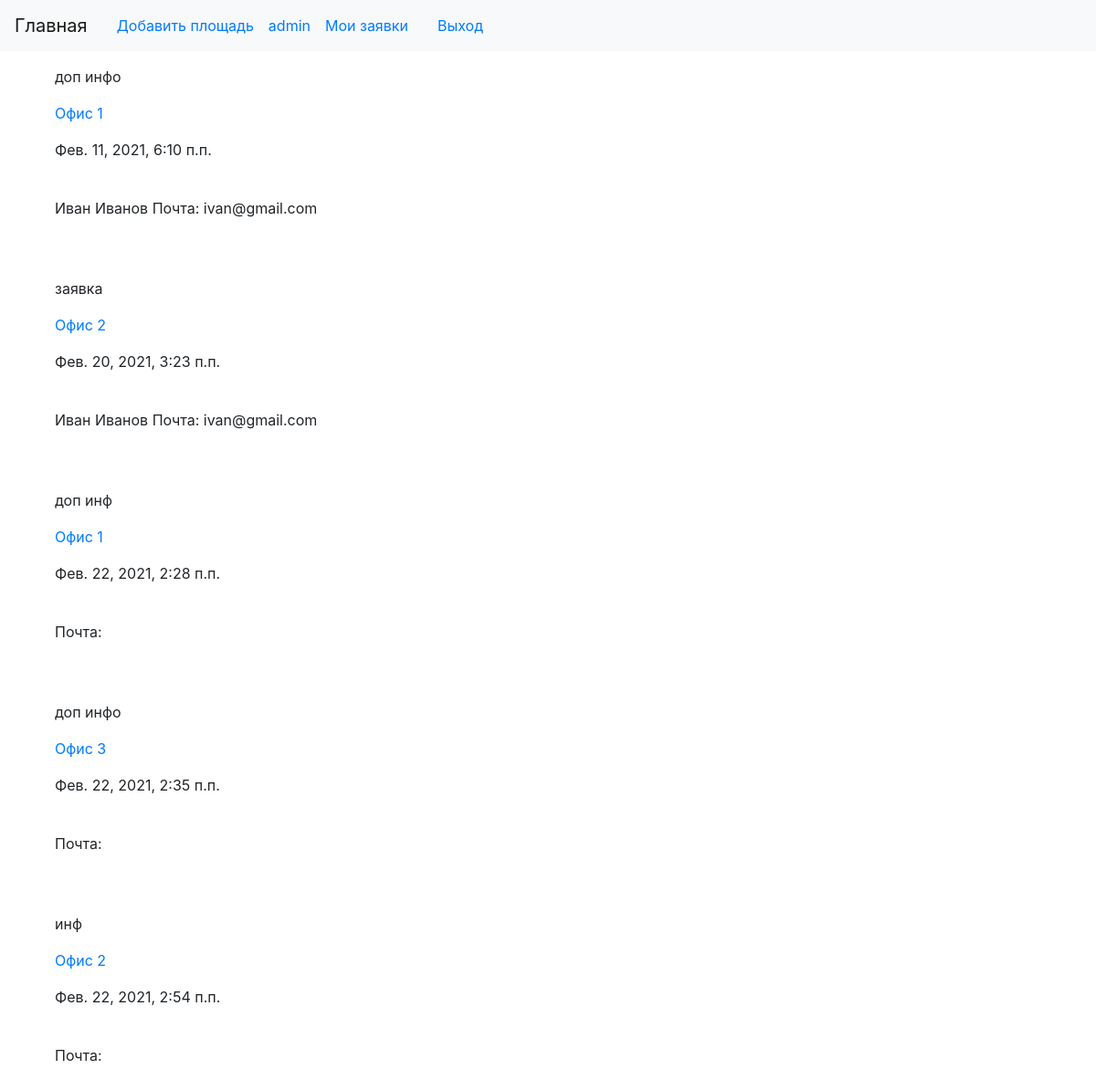
Before: /apps/ (signed in) with the older database file.
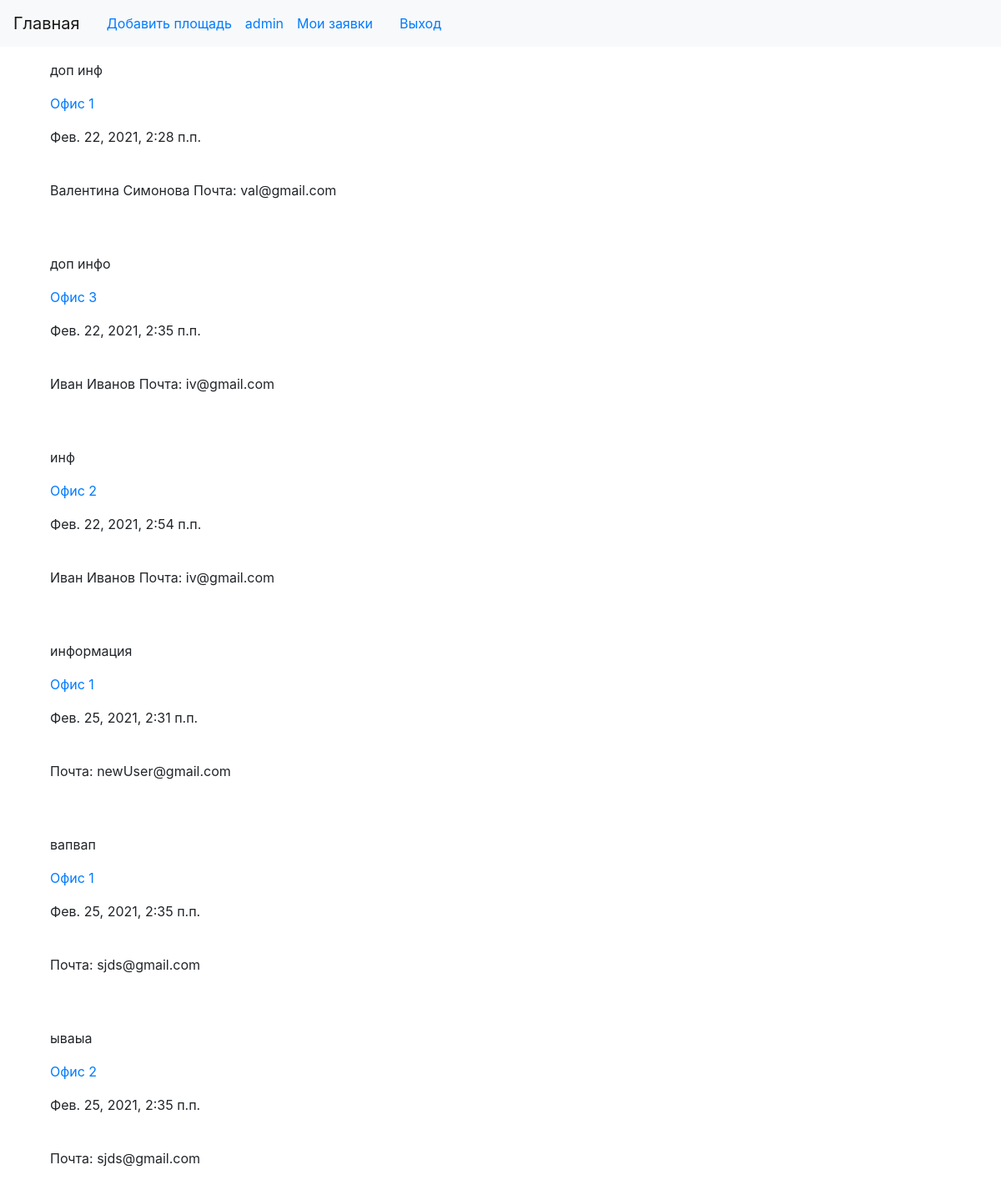
After: the same page with the newer database file.
### rent/models.py (models this page shows, shortened)
class Applications(models.Model):
    client = models.ForeignKey(User, verbose_name='Клиент', on_delete=models.PROTECT, null=False)
    premises = models.ForeignKey('Premises', verbose_name='Помещение', on_delete=models.PROTECT, null=False)
    additionalInfo = models.TextField(verbose_name='Дополнительная информация', blank=True)
    created_at = models.DateTimeField(verbose_name='Дата подачи заявки',
                                      auto_now_add=True)
    class Meta:
        verbose_name = 'Заявка'
        verbose_name_plural = 'Заявки'
        ordering = ['created_at']

class Premises(models.Model):
    areaName = models.CharField(verbose_name='Название площади',
                                max_length=30)
    describe = models.TextField(verbose_name='Описание площади',
                                blank=True)
    area = models.FloatField(verbose_name='Площадь помещения',
                             blank=False)
    floor = models.IntegerField(verbose_name='Этаж', blank=False)
    price = models.FloatField(verbose_name="Цена/месяц в руб.")
    photo = models.ImageField(verbose_name='Изображения',
                              upload_to='photos/%Y/%m/%d/', blank=True)
    purpose = models.ManyToManyField('PurposesOfPremises', verbose_name='Назначения', blank=True)
    class Meta:
        verbose_name = 'Помещение'
        verbose_name_plural = 'Помещения'

### rent/views.py (the view)
# urls.py: path('apps/', get_apps, name='apps'),
def get_apps(request):
    if request.user.is_staff:
        applications = Applications.objects.all()
    else:
        applications = Applications.objects.all().filter(client=request.user)
    context = {
        'apps': applications
    }
    return render(request, template_name='rent/applications.html', context=context)

### templates/rent/applications.html
{% extends "layout/basic.html" %}
{% block content %}
    {% for app in apps %}
        <p>{{ app.additionalInfo }}</p>
        <p><a href="{% url 'by_area' app.premises.pk %}">{{ app.premises.areaName }}</a></p>
        <p>{{ app.created_at}}</p><br>
        {% if user.is_staff %}
            <p>{{ app.client.first_name}} {{ app.client.last_name }} Почта: {{ app.client.email }}</p><br><br>
        {% endif %}
    {% endfor %}
{% endblock %}

Changed rows visible on the page:
removed Applications: additionalInfo "доп инфо", premises.areaName "Офис 1", created_at "Фев. 11, 2021, 6:10 п.п.", client.first_name "Иван", client.last_name "Иванов", client.email "ivan@gmail.com"
removed Applications: additionalInfo "заявка", premises.areaName "Офис 2", created_at "Фев. 20, 2021, 3:23 п.п.", client.first_name "Иван", client.last_name "Иванов", client.email "ivan@gmail.com"
changed through a linked row, Applications "доп инф": client.first_name (not shown) → "Валентина"; client.last_name (not shown) → "Симонова"; client.email (not shown) → "val@gmail.com"
changed through a linked row, Applications "доп инфо": client.first_name (not shown) → "Иван"; client.last_name (not shown) → "Иванов"; client.email (not shown) → "iv@gmail.com"
changed through a linked row, Applications "инф": client.first_name (not shown) → "Иван"; client.last_name (not shown) → "Иванов"; client.email (not shown) → "iv@gmail.com"
added Applications: additionalInfo "информация", premises.areaName "Офис 1", created_at "Фев. 25, 2021, 2:31 п.п.", client.email "newUser@gmail.com"
added Applications: additionalInfo "вапвап", premises.areaName "Офис 1", created_at "Фев. 25, 2021, 2:35 п.п.", client.email "sjds@gmail.com"
added Applications: additionalInfo "ываыа", premises.areaName "Офис 2", created_at "Фев. 25, 2021, 2:35 п.п.", client.email "sjds@gmail.com"
